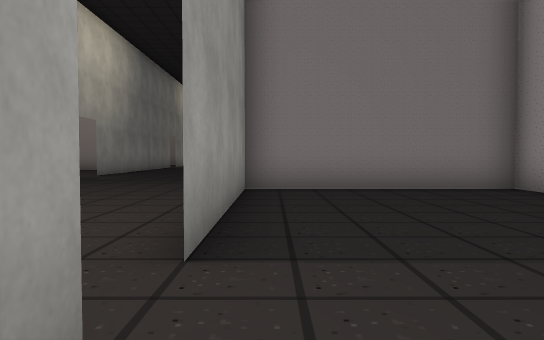
[1] (above)

23 first-person views from a walk through a 3-D level made in the Unity game engine. The camera is 1.2 m above the floor, tilts 2° down and sees 70° across. The floor is counted in squares, 2 m on a side. Each view is taken from the middle of a square. On the plan, view 1 faces up. The plan holds only what a view shows up to about 11 squares ahead; the rest is blank. The place goes on beyond the plan. The player character is not drawn. Some surface patterns are stand-ins.

[2]
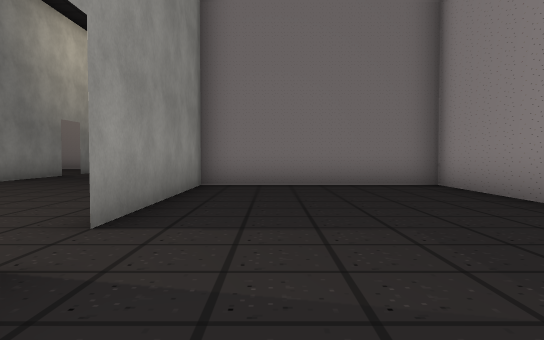

[3]
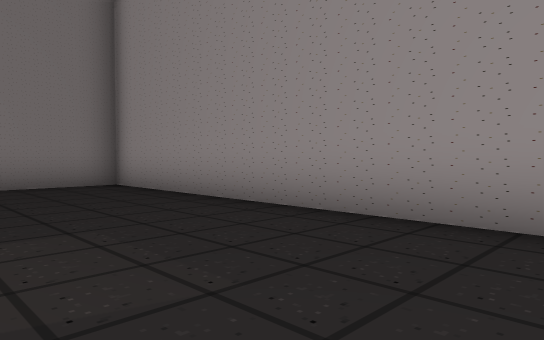

[4]
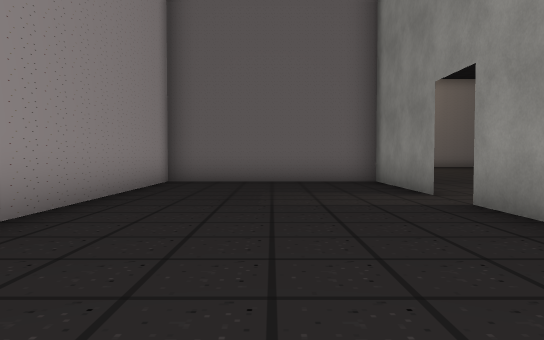

[5]
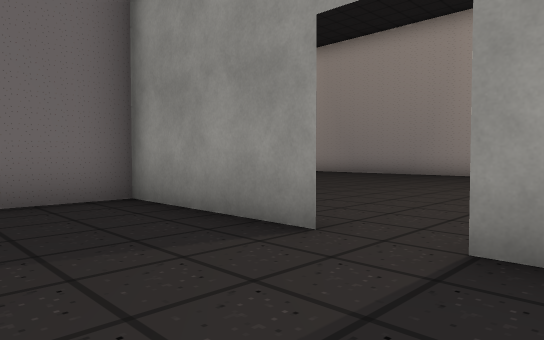

[6]
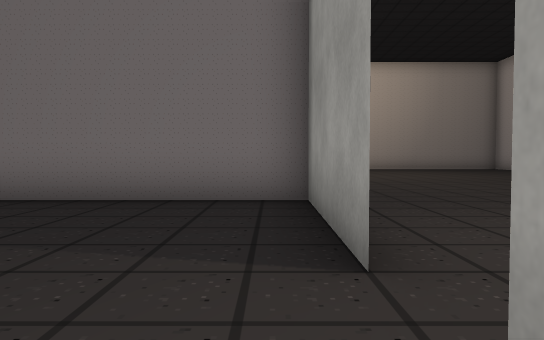

[7]
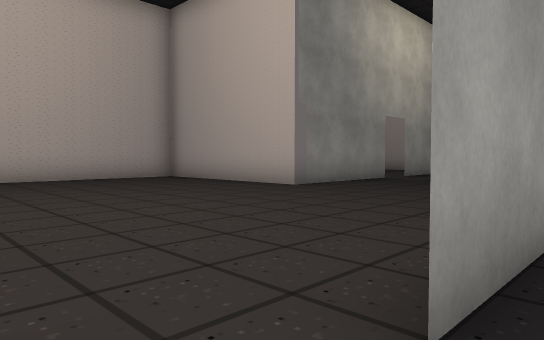

[8]
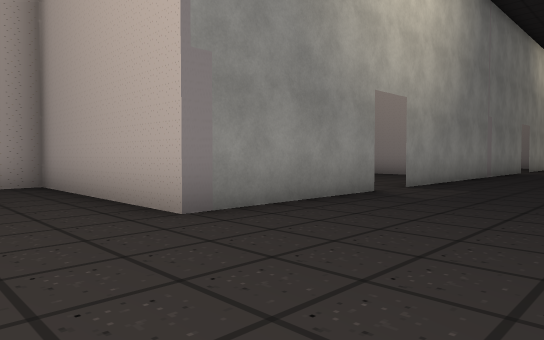

[9]
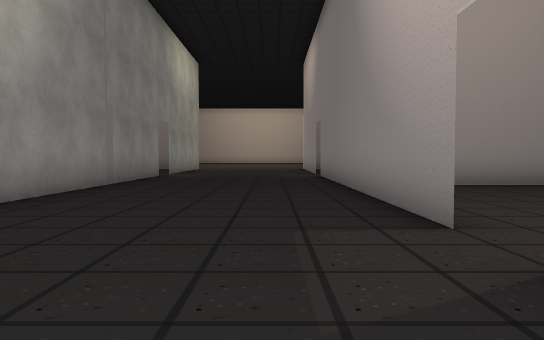

[10]
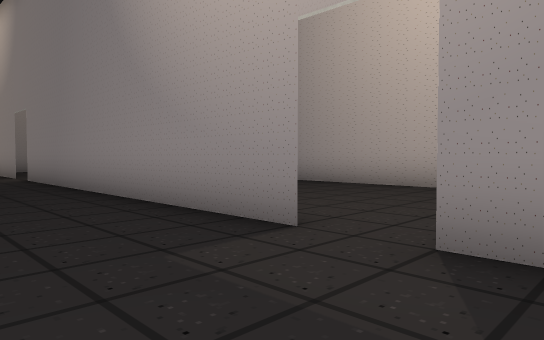

[11]
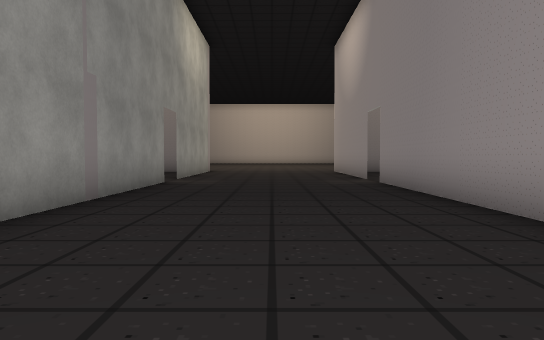

[12]
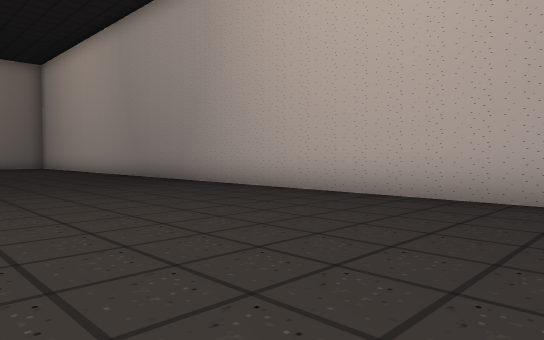

[13]
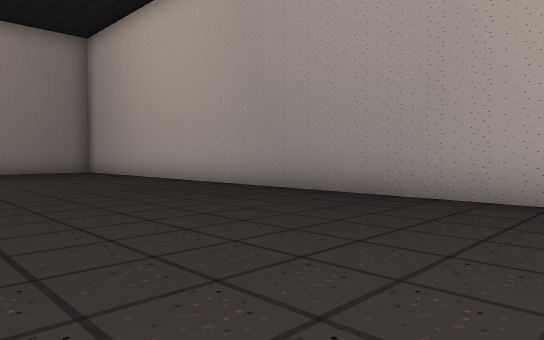

[14]
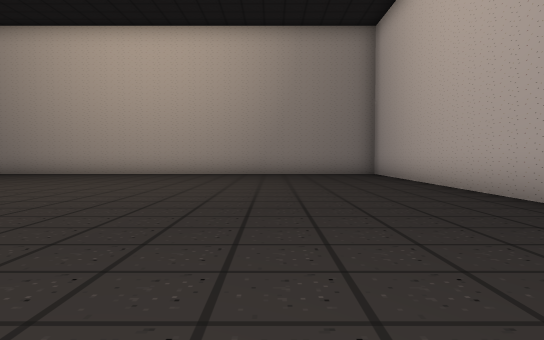

[15]
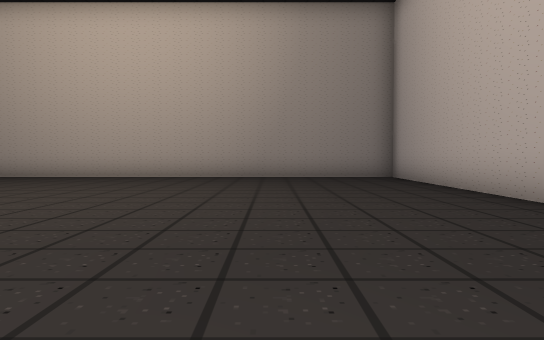

[16]
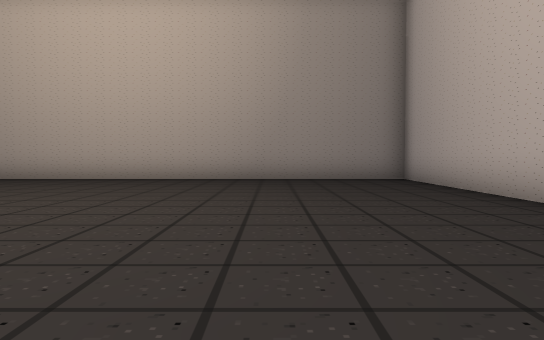

[17]
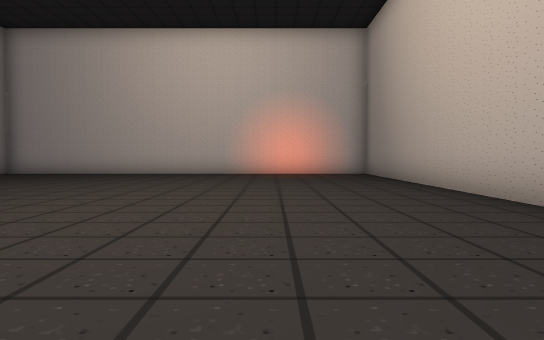

[18]
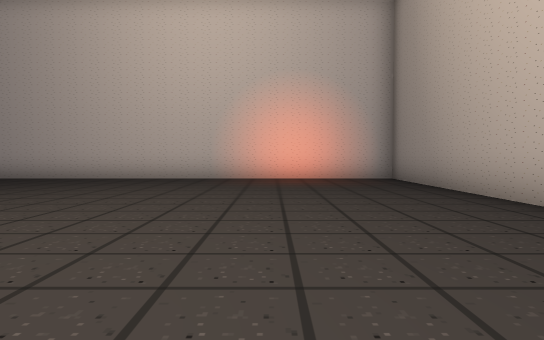

[19]
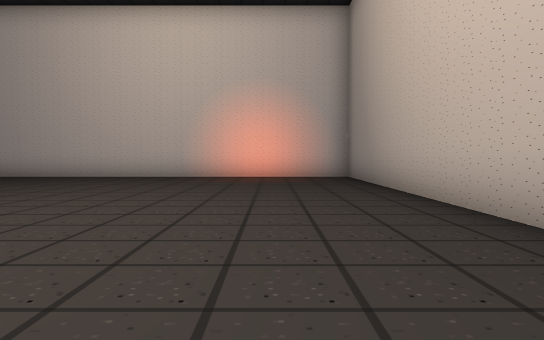

[20]
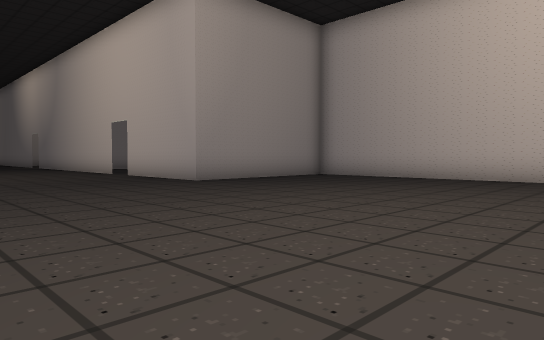

[21]
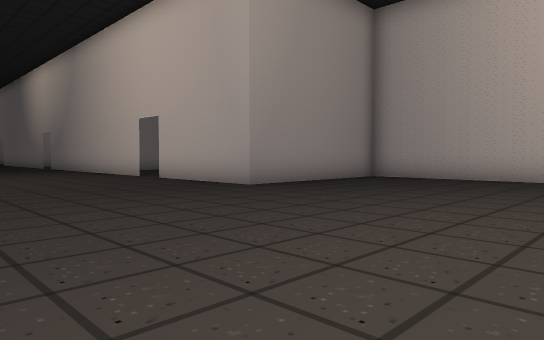

[22]
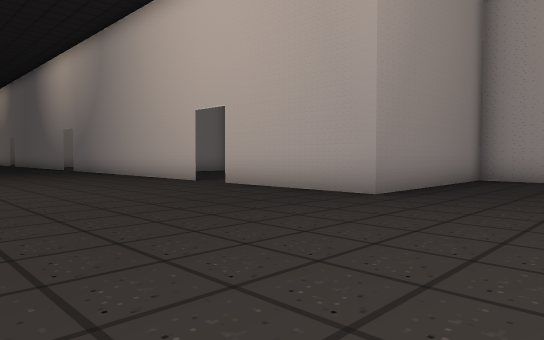

[23]
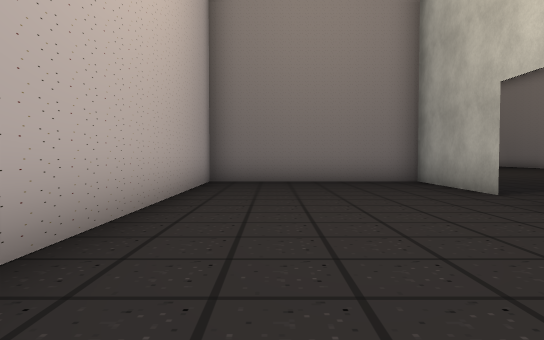

### Floor plan
Ten units are one square. View 1 is at (0, 0); x grows to the right and y downward. Boxes are objects, and circles mark ways between rooms. Rooms are numbered by the first view taken in them; rooms with no view inside come last. Other rooms are left out.
<svg viewBox="-110 -236 160 394">
<path fill="none" stroke="#000" d="M-5 -11 -5 23 45 23 45 -72 -5 -72 -5 -21M-5 -21 -5 -41M-5 -104 -5 -111M-55 -111 -55 -72 -105 -72 -105 153 45 153 45 28 -5 28 -5 -11M-5 -121 -5 -210M-55 -211 -55 -121M-5 -221 -5 -231M-55 -230 -55 -221M-5 -111 -5 -77 45 -77 45 -166M38 -172 18 -172"/>
<circle cx="-10" cy="-20" r="3" fill="#2a7"/>
<circle cx="-10" cy="-120" r="3" fill="#2a7"/>
<text x="20" y="-30">1</text>
<text x="-40" y="10">2</text>
<text x="20" y="-130">3</text>
</svg>
Room 1 opens to room 2. Room 2 opens to room 3.

Where each view was taken, in squares from view 1:
view 1: 0 up, 0 right, facing up
view 2: 1 down, 1 right, facing up
view 3: 1 down, 1 right, facing up-right
view 4: 7 up, 2 right, facing down
view 5: 3 up, 2 right, facing down-left
view 6: 3 up, 0 right, facing down
view 7: 1 up, 0 right, facing up-left
view 8: 5 up, 2 left, facing up-left
view 9: 9 up, 2 left, facing up
view 10: 10 up, 3 left, facing up-right
view 11: 12 up, 3 left, facing up
view 12: 6 up, 5 left, facing down-left
view 13: 0 up, 5 left, facing down-left
view 14: 2 down, 7 left, facing down
view 15: 4 down, 7 left, facing down
view 16: 5 down, 7 left, facing down
view 17: 12 down, 9 left, facing right
view 18: 12 down, 6 left, facing right
view 19: 13 down, 7 left, facing right
view 20: 11 down, 6 left, facing up-right
view 21: 9 down, 6 left, facing up-right
view 22: 6 down, 6 left, facing up-right
view 23: 17 up, 3 right, facing down
